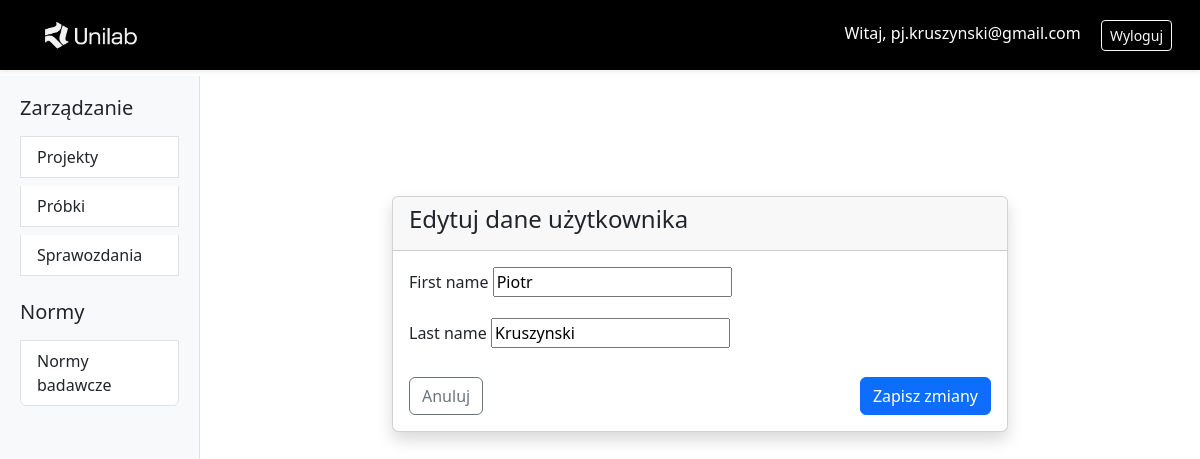
Page /user/profile/edit/ (signed in) on the committed database.
### users/models.py (models this page shows, shortened)
class User(AbstractUser):
    username = None
    email = models.EmailField(unique=True)
    USERNAME_FIELD = 'email'
    REQUIRED_FIELDS = ['first_name', 'last_name']
    USER_TYPE_CHOICES = [
        ('personal', 'Personal'),
        ('company', 'Company')
    ]
    user_type = models.CharField(
        max_length=8, choices=USER_TYPE_CHOICES,
        default='personal'
    )
    company_name = models.CharField(max_length=255, blank=True, null=True)
    company_address = models.CharField(max_length=255, blank=True, null=True)
    tax_id = models.CharField(
        max_length=10, blank=True, null=True,
        validators=[validate_nip], verbose_name="NIP"
    )
    objects = UserManager()

### users/views.py (the view, shortened to what this page needs)
# urls.py: path('user/profile/edit/', UserProfileEditView.as_view(), name='profile_update'),
class UserProfileEditView(LoginRequiredMixin, View):
    def get(self, request):
        user = request.user
        form = UserProfileForm(instance=user)
        context = {
            'form': form,
            'is_company': user.user_type == 'company'
        }
        return render(request, 'user_form.html', context)

### users/forms.py
class UserProfileForm(forms.ModelForm):
    class Meta:
        model = User
        fields = [
            'first_name',
            'last_name',
            'company_name',
            'company_address',
            'tax_id'
        ]

### users/templates/user_form.html (shortened to what this page needs)
{% extends "base.html" %}
{% block content %}
<div class="container" style="margin-top: 100px;">
  <div class="row justify-content-center">
    <div class="col-md-8">
      <div class="card shadow">
        <div class="card-header">
          <h4>Edytuj dane użytkownika</h4>
        </div>
        <div class="card-body">
          <form method="post">
            <div class="mb-3">
              <label class="form-label">{{ form.first_name.label }}</label>
              {{ form.first_name }}
            </div>
            <div class="mb-3">
              <label class="form-label">{{ form.last_name.label }}</label>
              {{ form.last_name }}
            </div>
            <div class="d-flex justify-content-between mt-4">
              <a href="{% url 'user_profile' %}" class="btn btn-outline-secondary">Anuluj</a>
              <button type="submit" class="btn btn-primary">Zapisz zmiany</button>
            </div>
          </form>
        </div>
      </div>
    </div>
  </div>
</div>
{% endblock %}

### projects/templates/base.html (shortened to what this page needs)
{% load static %}
<!DOCTYPE html>
<html lang="pl">
<head>
  <link rel="stylesheet" href="https://cdn.jsdelivr.net/npm/bootstrap@5.3.0/dist/css/bootstrap.min.css">
</head>
<body>
  <nav class="navbar navbar-expand-lg navbar-custom shadow-sm fixed-top">
    <div class="container-fluid">
      <a class="navbar-brand" href="{% url 'project_list' %}">
        <img src="{% static 'users/images/logo_jasne.png' %}" alt="Logo" height="60">
      </a>
      <div class="ml-auto">
        <span class="navbar-text text-white me-3">
          <a href="{% url 'user_profile' %}" class="text-white text-decoration-none">
            Witaj, {{ request.user.email }}
          </a>
        </span>
        <a href="{% url 'logout' %}" class="btn btn-outline-light btn-sm">Wyloguj</a>
      </div>
    </div>
  </nav>
  <div class="container-fluid" style="margin-top: 76px;">
    <div class="row">
      <div class="col-md-3 col-lg-2 sidebar d-md-block">
        <div class="list-group">
          <h5 class="mb-3">Zarządzanie</h5>
          <a href="{% url 'project_list' %}" class="list-group-item list-group-item-action">
            Projekty
          </a>
          <a href="{% url 'sample_list' %}" class="list-group-item list-group-item-action mt-2">
            Próbki
          </a>
          <a href="{% url 'report_list' %}" class="list-group-item list-group-item-action mt-2">
            Sprawozdania
          </a>
          <h5 class="mt-4 mb-3">Normy</h5>
          <a href="{% url 'standard_list' %}" class="list-group-item list-group-item-action">
            Normy badawcze
          </a>
        </div>
      </div>
      <main class="col-md-9 col-lg-10 main-content">
        {% block content %}
        {% endblock %}
      </main>
    </div>
  </div>
</body>
</html>

### projects/templates/base.html (style rules this page uses)
.sidebar { height: calc(100vh - 76px); background-color: #f8f9fa; border-right: 1px solid #dee2e6; padding: 20px; overflow-y: auto; }
.main-content { padding: 20px; overflow-y: auto; }
.navbar-custom { background-color: #000000; padding: 0 1rem; }

### rows in the picture
User: user.email "pj.kruszynski@gmail.com", first_name "Piotr", last_name "Kruszynski"
